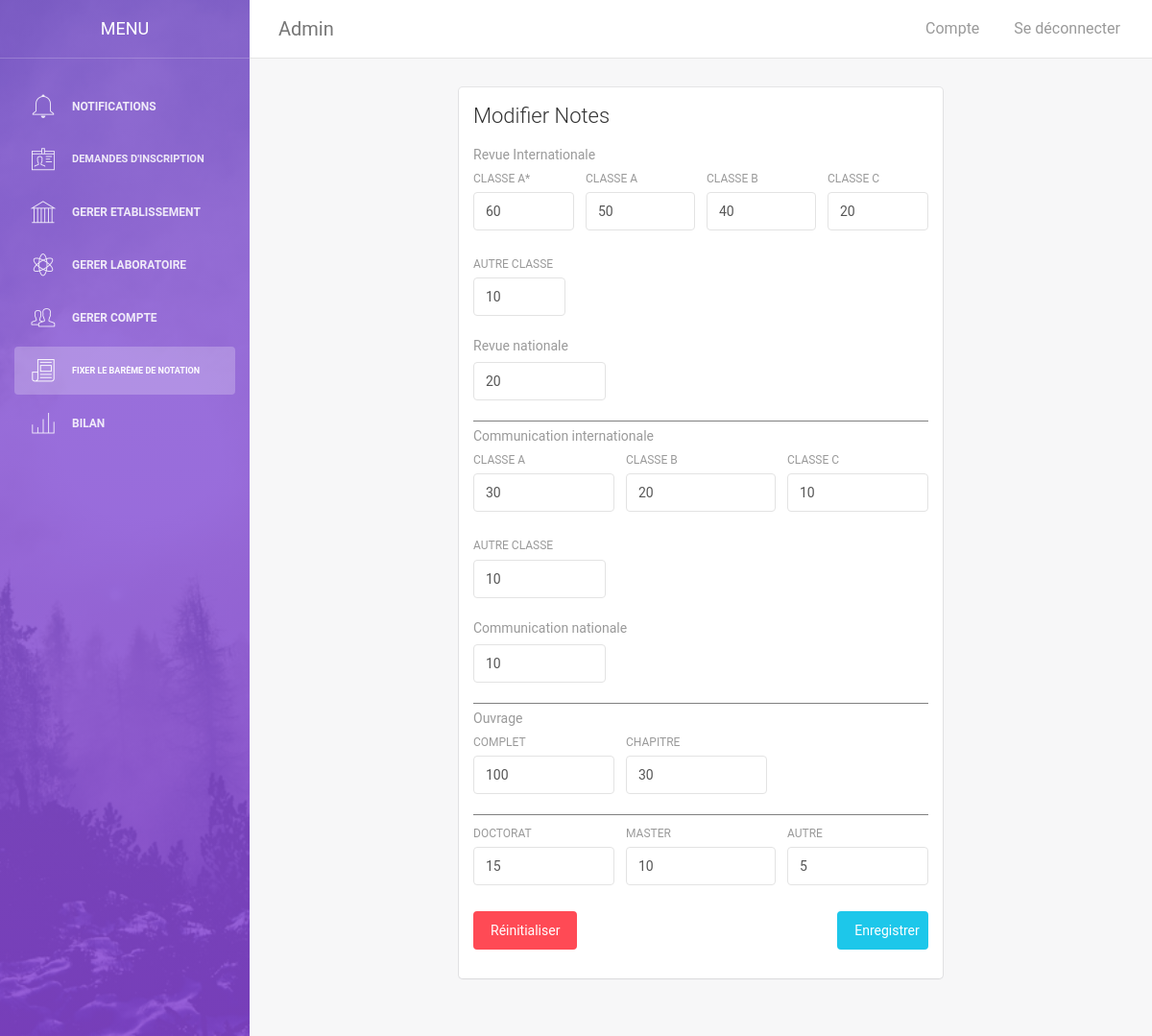
/adminFixerNotation.php (signed in), run on an earlier commit of the app's database.
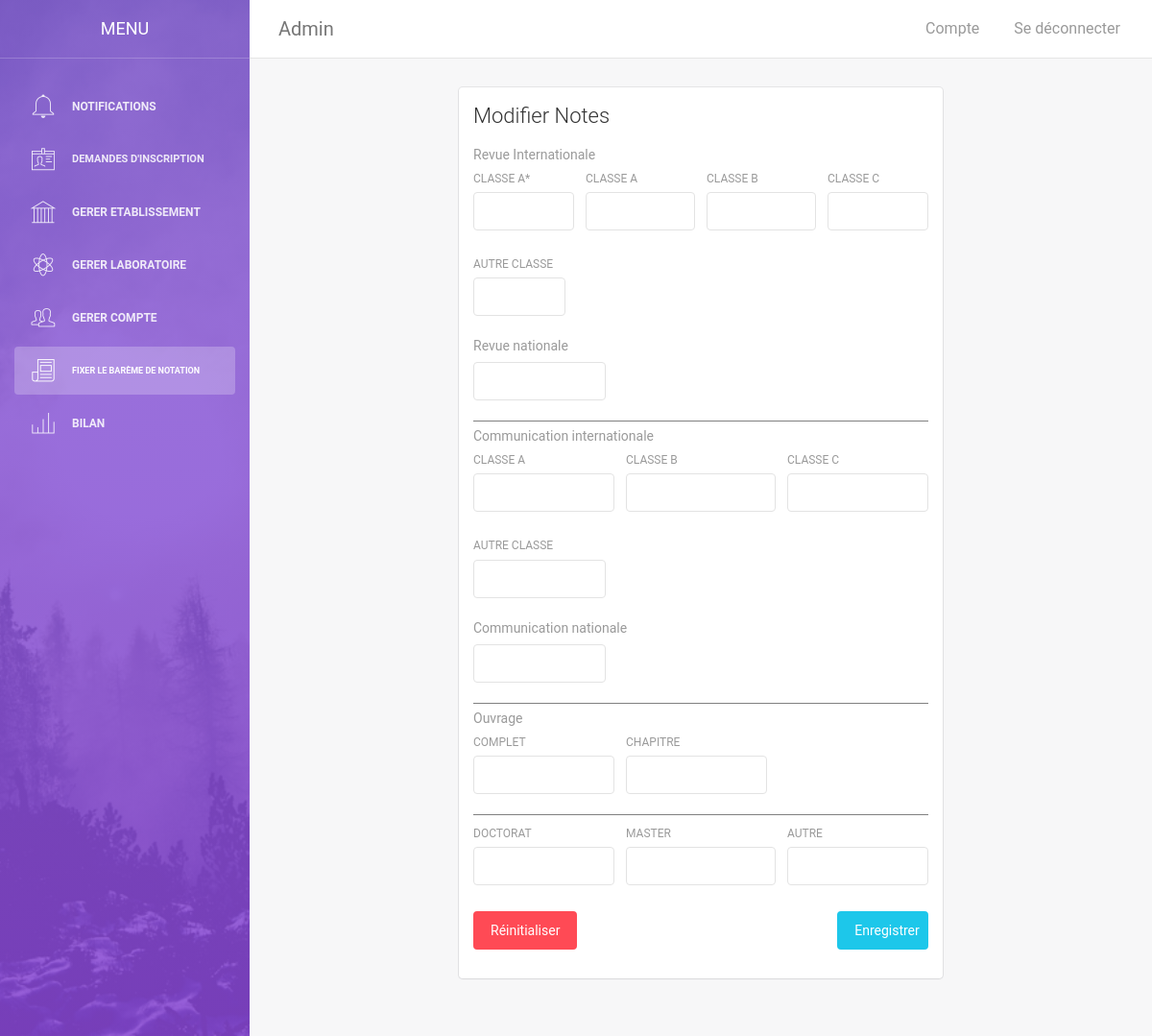
And on a later commit of the database.
### tables this page shows
CREATE TABLE `systemenotes` (
  `revueInterAA` int(2) NOT NULL,
  `revueInterA` int(2) NOT NULL,
  `revueInterB` int(2) NOT NULL,
  `revueInterC` int(2) NOT NULL,
  `revueInterAutre` int(2) NOT NULL,
  `revueNat` int(2) NOT NULL,
  `autre` int(2) NOT NULL,
  `comInterA` int(2) NOT NULL,
  `comInterB` int(2) NOT NULL,
  `comInterC` int(2) NOT NULL,
  `comInterAutre` int(2) NOT NULL,
  `comNat` int(2) NOT NULL,
  `chapitreOuvrage` int(2) NOT NULL,
  `ouvrage` int(2) NOT NULL,
  `doctorat` int(2) NOT NULL,
  `master` int(2) NOT NULL,
  `id` int(1) NOT NULL
);

### adminFixerNotation.php (the view, shortened to what this page needs)
<?php
    require_once("config.php");
    $sql = "SELECT * FROM systemeNotes WHERE id = '1' ";
    if($result = mysqli_query($db,$sql)){
        $row = mysqli_fetch_array($result);
        $revueInterAA = $row["revueInterAA"];
        $revueInterA = $row["revueInterA"];
        $revueInterB = $row["revueInterB"];
        $revueInterC = $row["revueInterC"];
        $revueInterAutre = $row["revueInterAutre"];
        $revueNat = $row["revueNat"];
        $autre = $row["autre"];
        $comInterA = $row["comInterA"];
        $comInterB = $row["comInterB"];
        $comInterC = $row["comInterC"];
        $comInterAutre = $row["comInterAutre"];
        $comNat = $row["comNat"];
        $chapitreOuvrage = $row["chapitreOuvrage"];
        $ouvrage = $row["ouvrage"];
        $master = $row["master"];
        $doctorat = $row["doctorat"];
    }
?>
<!doctype html>
<html lang="en">
<head>
    <link href="assets/css/bootstrap.min.css" rel="stylesheet" />
    <link href="assets/css/animate.min.css" rel="stylesheet"/>
    <link href="assets/css/light-bootstrap-dashboard.css?v=1.4.0" rel="stylesheet"/>
    <link href="assets/css/demo.css" rel="stylesheet" />
    <link href="assets/css/pe-icon-7-stroke.css" rel="stylesheet" />
    <link rel="stylesheet" href="assets/select/bootstrap-select.min.css">
</head>
<body>
    <div class="sidebar" data-color="purple" data-image="assets/img/sidebar-5.jpg">
    	<div class="sidebar-wrapper">
            <div class="logo">
                <a href="#" class="simple-text">
                    Menu
                </a>
            </div>
            <ul class="nav">
            <?php
                    require_once('menuAdmin.php');
                    menu(5);
                ?>
            </ul>
    	</div>
    </div>
    <div class="main-panel">
		<nav class="navbar navbar-default navbar-fixed">
            <div class="container-fluid">
                <div class="navbar-header">
                    <div class="navbar-brand" >Admin</div>
                </div>
                <div class="collapse navbar-collapse">
                    <ul class="nav navbar-nav navbar-left">
                        <li>
                           <a href="">
                            </a>
                        </li>
                    </ul>
                    <ul class="nav navbar-nav navbar-right">
                    <li>
                            <a href="adminCompte.php">
                                <p>Compte</p>
                            </a>
                        </li>
                        <li>
                            <a id="seDeconnecter" href="index.php?logout=1">
                                <p>Se déconnecter</p>
                            </a>
                        </li>
                    </ul>
                </div>
            </div>
        </nav>
        <div style="position:relative; width:60%; left:20%; right:20%;" class="content">
            <div class="container-fluid">
                <div class="card">
                    <div class="header">
                        <h4 class="title">Modifier Notes</h4>
                    </div>
                    <div class="content">
                        <form action="" id="mainForm" method="post">
                            <p class="category">Revue Internationale</p>
                            <div class="row">
                                <div class="col-md-3">
                                    <div class="form-group">
                                        <label class="inline-label">classe A*</label>
                                        <input min="1" max="1000" onClick="this.select();" value="<?php echo $revueInterAA;?>" class="form-control" type="number" name="revueInterAA" required>
                                    </div>
                                </div>
                                <div class="col-md-3">
                                    <div class="form-group">
                                        <label class="inline-label">classe A</label>
                                        <input min="1" max="1000" onClick="this.select();" value="<?php echo $revueInterA;?>" class="form-control" type="number" name="revueInterA" required>
                                    </div>
                                </div>
                                <div class="col-md-3">
                                    <div class="form-group">
                                        <label class="inline-label">classe b</label>
                                        <input min="1" max="1000" onClick="this.select();" value="<?php echo $revueInterB;?>" class="form-control" type="number" name="revueInterB" required>
                                    </div>
                                </div>
                                <div class="col-md-3">
                                    <div class="form-group">
                                        <label class="inline-label">classe C</label>
                                        <input min="1" max="1000" onClick="this.select();" value="<?php echo $revueInterC;?>" class="form-control" type="number" name="revueInterC" required>
                                    </div>
                                </div>
                            </div>
                            <div class="row">
                                <div class="col-md-3">
                                    <div class="form-group">
                                        <label class="inline-label">autre classe</label>
                                        <input min="1" max="1000" onClick="this.select();" value="<?php echo $revueInterAutre;?>" class="form-control" type="number" name="revueInterAutre" required>
                                    </div>
                                </div>
                            </div>
                            <p class="category">Revue nationale</p>
                            <div class="row">
                                <div class="col-md-4">
                                    <div class="form-group">
                                        <input min="1" max="1000" onClick="this.select();" value="<?php echo $revueNat;?>" class="form-control" type="number" name="revueNat" required>
                                    </div>
                                </div>
                            </div>
                            <div style="background:grey;width:100%;height:1px;margin-bottom:5px;"></div>
                            <p class="category">Communication internationale</p>
                            <div class="row">
                                <div class="col-md-4">
                                    <div class="form-group">
                                        <label class="inline-label">classe a</label>
                                        <input min="1" max="1000" onClick="this.select();" value="<?php echo $comInterA;?>" class="form-control" type="number" name="comInterA" required>
                                    </div>
                                </div>
                                <div class="col-md-4">
                                    <div class="form-group">
                                        <label class="inline-label">classe b</label>
                                        <input min="1" max="1000" onClick="this.select();" value="<?php echo $comInterB;?>" class="form-control" type="number" name="comInterB" required>
                                    </div>
                                </div>
                                <div class="col-md-4">
                                    <div class="form-group">
                                        <label class="inline-label">classe c</label>
                                        <input min="1" max="1000" onClick="this.select();" value="<?php echo $comInterC;?>" class="form-control" type="number" name="comInterC" required>
                                    </div>
                                </div>
                            </div>
                            <div class="row">
                                <div class="col-md-4">
                                    <div class="form-group">
                                        <label class="inline-label">autre classe</label>
                                        <input min="1" max="1000" onClick="this.select();" value="<?php echo $comInterAutre;?>" class="form-control" type="number" name="comInterAutre" required>
                                    </div>
                                </div>
                            </div>
                            <p class="category">Communication nationale</p>
                            <div class="row">
                                <div class="col-md-4">
                                    <div class="form-group">
                                        <input min="1" max="1000" onClick="this.select();" value="<?php echo $comNat;?>" class="form-control" type="number" name="comNat" required>
                                    </div>
                                </div>
                            </div>
                            <div style="background:grey;width:100%;height:1px;margin-bottom:5px;"></div>
                            <p class="category">Ouvrage</p>
                            <div class="row">
                                <div class="col-md-4">
                                    <div class="form-group">
                                        <label class="inline-label">complet</label>
                                        <input min="1" max="1000" onClick="this.select();" value="<?php echo $ouvrage;?>" class="form-control" type="number" name="ouvrage" required>
                                    </div>
                                </div>
                                <div class="col-md-4">
                                    <div class="form-group">
                                        <label class="inline-label">chapitre</label>
                                        <input min="1" max="1000" onClick="this.select();" value="<?php echo $chapitreOuvrage;?>" class="form-control" type="number" name="chapitreOuvrage" required>
                                    </div>
                                </div>
                            </div>
                            <div style="background:grey;width:100%;height:1px;margin-bottom:5px;"></div>
                            <div class="row">
                                <div class="col-md-4">
                                    <div class="form-group">
                                    <label for="">doctorat</label>
                                    <input min="1" max="1000" onClick="this.select();" value="<?php echo $doctorat;?>" class="form-control" type="number" name="doctorat" required>
                                    </div>
                                </div>
                                <div class="col-md-4">
                                    <div class="form-group">
                                    <label for="">master</label>
                                    <input min="1" max="1000" onClick="this.select();" value="<?php echo $master;?>" class="form-control" type="number" name="master" required>
                                    </div>
                                </div>
                                <div class="col-md-4">
                                    <div class="form-group">
                                    <label for="">autre</label>
                                    <input min="1" max="1000" onClick="this.select();" value="<?php echo $autre;?>" class="form-control" type="number" name="autre" required>
                                    </div>
                                </div>
                            </div>
                            <div class="row">
                                <div class="col-md-12">
                                    <button style="width:20%;" type="submit" class="btn btn-fill btn-info pull-right ">Enregistrer</button>
                                    <button type="button" id="clearBtn" style="width:auto;" class="btn btn-fill btn-danger pull-left ">Réinitialiser</button>
                                </div>
                            </div>
                        </form>
                    </div>
                </div>
            </div>
        </div>
    </div>
</body>
</html>

### menuAdmin.php
<?php
    function menu($i){
        if($i == -1){
            echo '
            <li >
                 <a href="notification.php">
                     <i class="pe-7s-bell"></i>
                     <p>Notifications</p>
                 </a>
             </li>
            <li>
            <a href="adminGererDemande.php">
                <i class="pe-7s-id"></i>
                <p style="font-size:11px">Demandes d\'inscription</p>
            </a>
            </li>
            <li>
                <a href="adminGererEtab.php">
                    <i class="pe-7s-culture"></i>
                    <p>Gerer Etablissement</p>
                </a>
            </li>
            <li>
                <a href="adminGererLabo.php">
                    <i class="pe-7s-science"></i>
                    <p>Gerer Laboratoire</p>
                </a>
            </li>
            <li>
                <a href="adminGererCompte.php">
                    <i class="pe-7s-users"></i>
                    <p>Gerer Compte</p>
                </a>
            </li>
            <li>
                <a href="adminFixerNotation.php">
                    <i class="pe-7s-news-paper"></i>
                    <p style="font-size:9px">Fixer le barème de notation</p>
                </a>
            </li>
            <li>
                <a href="bilan.php">
                    <i class="pe-7s-graph3"></i>
                    <p>Bilan</p>
                </a>
            </li>';
        }
        else{
            $class = array();
            for ($j=0; $j < $i; $j++) {
                $class[$j] = '';
            }
            $class[$i] = 'class="active"';
            for ($j=++$i; $j < 7; $j++) {
                $class[$j] = '';
            }
            echo '
            <li '.$class[0].'>
                 <a href="notification.php">
                     <i class="pe-7s-bell"></i>
                     <p>Notifications</p>
                 </a>
             </li>
            <li '.$class[1].'>
            <a href="adminGererDemande.php">
                <i class="pe-7s-id"></i>
                <p style="font-size:11px">Demandes d\'inscription</p>
            </a>
            </li>
            <li '.$class[2].'>
                <a href="adminGererEtab.php">
                    <i class="pe-7s-culture"></i>
                    <p>Gerer Etablissement</p>
                </a>
            </li>
            <li '.$class[3].'>
                <a href="adminGererLabo.php">
                    <i class="pe-7s-science"></i>
                    <p>Gerer Laboratoire</p>
                </a>
            </li>
            <li '.$class[4].'>
                <a href="adminGererCompte.php">
                    <i class="pe-7s-users"></i>
                    <p>Gerer Compte</p>
                </a>
            </li>
            <li '.$class[5].'>
                <a href="adminFixerNotation.php">
                    <i class="pe-7s-news-paper"></i>
                    <p style="font-size:9px">Fixer le barème de notation</p>
                </a>
            </li>
            <li '.$class[6].'>
                <a href="bilan.php">
                    <i class="pe-7s-graph3"></i>
                    <p>Bilan</p>
                </a>
            </li>';
        }
    }
?>

### adminFixerNotation.php (style rules this page uses)
.inline-label { white-space: nowrap; max-width: 150px; overflow: hidden; text-overflow: ellipsis; float:left; }

What changed in the data, as far as the page shows it:
removed systemenotes: revueInterAA "60", revueInterA "50", revueInterB "40", revueInterC "20", revueInterAutre "10", revueNat "20", comInterA "30", comInterB "20", comInterC "10", comInterAutre "10", comNat "10", ouvrage "100", chapitreOuvrage "30", doctorat "15", master "10", autre "5"
